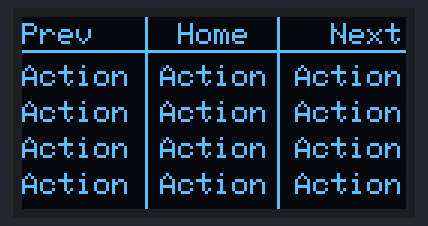
Recording of a sketch running on a simulated Arduino Uno, built with avr-gcc and run on an emulated ATmega328P. Shown: 128×64 one-colour display. What the sketch prints to the serial monitor is not drawn.

Above: at 0.1 s.

The sketch:

20_display_positioning.ino
```cpp
/*********************************************************************
* FIREKEY - PROJECT
*
* Code snippet which displays the button metric functions
*
* Required Libs:
* - Adafruit SH1106 Lib(https://github.com/wonho-maker/Adafruit_SH1106)
*    -> is located in the 00_Lib folder
* - Adafruit GFX Lib(https://github.com/adafruit/Adafruit-GFX-Library)
*    -> can be installed via Arduino IDE
*********************************************************************/

// LIBRARIES
#include <Adafruit_GFX.h>
#include <Adafruit_SH1106.h>

// PINS
#define OLED_RESET -1  // use no extra reset pin

// CONSTANTS
#define OLED_ADDR 0x3C

typedef enum xPos {
  LEFT = 0,
  VLINE1 = 41,
  CENTER = 64,
  VLINE2 = 85,
  RIGHT = 127
} xPosition;

typedef enum yPos {
  TOP = 0,
  ROW0 = 2,
  HLINE1 = 11,
  ROW1 = 16,
  ROW2 = 28,
  ROW3 = 40,
  ROW4 = 52,
  BOTTOM = 63
} yPosition;

// OLED object
Adafruit_SH1106 display(OLED_RESET);

void setup() {
  Serial.begin(9600);
  Serial.println("Starting ...");

  display.begin(SH1106_SWITCHCAPVCC, OLED_ADDR);
  display.clearDisplay();
  Serial.println("display started");

  displayShowMetricFuncs();
}


void loop() {
}

void drawStringAtPosition(const char *buf, xPosition xPosition, yPosition yPosition) {
  int16_t x1, y1;
  uint16_t w, h;
  display.getTextBounds(buf, xPosition, yPosition, &x1, &y1, &w, &h);  //calc width of new string

  if (xPosition == LEFT) {
    display.setCursor(LEFT, yPosition);
  } else if (xPosition == CENTER) {
    int xVal = CENTER - w / 2;
    display.setCursor(xVal, yPosition);
  } else if (xPosition == RIGHT) {
    int xVal = RIGHT - w;
    display.setCursor(xVal, yPosition);
  }
  display.print(buf);
}

void displayShowMetricFuncs() {
  display.setTextSize(1);
  display.setTextColor(WHITE);

  drawStringAtPosition("Prev", LEFT, ROW0);
  drawStringAtPosition("Home", CENTER, ROW0);
  drawStringAtPosition("Next", RIGHT, ROW0);

  display.drawLine(LEFT, HLINE1, RIGHT, HLINE1, WHITE);
  display.drawLine(VLINE1, TOP, VLINE1, BOTTOM, WHITE);
  display.drawLine(VLINE2, TOP, VLINE2, BOTTOM, WHITE);

  drawStringAtPosition("Action", LEFT, ROW1);
  drawStringAtPosition("Action", CENTER, ROW1);
  drawStringAtPosition("Action", RIGHT, ROW1);

  drawStringAtPosition("Action", LEFT, ROW2);
  drawStringAtPosition("Action", CENTER, ROW2);
  drawStringAtPosition("Action", RIGHT, ROW2);

  drawStringAtPosition("Action", LEFT, ROW3);
  drawStringAtPosition("Action", CENTER, ROW3);
  drawStringAtPosition("Action", RIGHT, ROW3);

  drawStringAtPosition("Action", LEFT, ROW4);
  drawStringAtPosition("Action", CENTER, ROW4);
  drawStringAtPosition("Action", RIGHT, ROW4);

  display.display();
}
```
